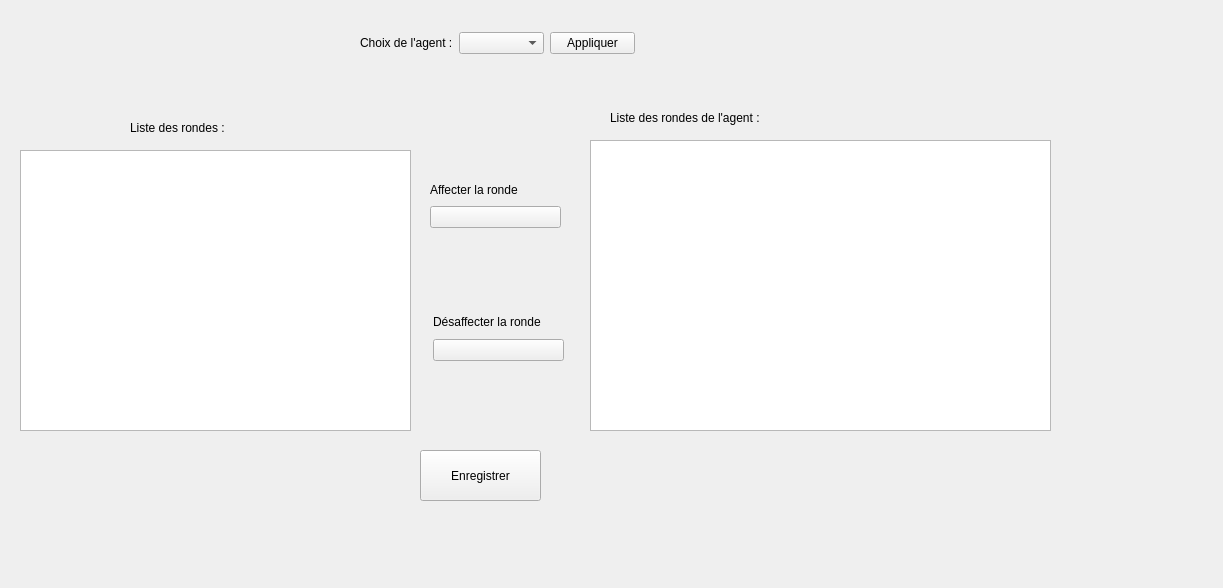
<?xml version="1.0" encoding="UTF-8"?>
<ui version="4.0">
 <class>IHMAssociation</class>
 <widget class="QWidget" name="IHMAssociation">
  <property name="geometry">
   <rect>
    <x>0</x>
    <y>0</y>
    <width>1223</width>
    <height>588</height>
   </rect>
  </property>
  <property name="windowTitle">
   <string>Form</string>
  </property>
  <widget class="QListView" name="listViewRondes">
   <property name="geometry">
    <rect>
     <x>20</x>
     <y>150</y>
     <width>391</width>
     <height>281</height>
    </rect>
   </property>
  </widget>
  <widget class="QLabel" name="label_2">
   <property name="geometry">
    <rect>
     <x>130</x>
     <y>120</y>
     <width>101</width>
     <height>16</height>
    </rect>
   </property>
   <property name="text">
    <string>Liste des rondes :</string>
   </property>
  </widget>
  <widget class="QLabel" name="label_3">
   <property name="geometry">
    <rect>
     <x>610</x>
     <y>110</y>
     <width>171</width>
     <height>16</height>
    </rect>
   </property>
   <property name="text">
    <string>Liste des rondes de l'agent :</string>
   </property>
  </widget>
  <widget class="QListView" name="listViewRondesAssociees">
   <property name="geometry">
    <rect>
     <x>590</x>
     <y>140</y>
     <width>461</width>
     <height>291</height>
    </rect>
   </property>
  </widget>
  <widget class="QPushButton" name="pushButton_4">
   <property name="geometry">
    <rect>
     <x>420</x>
     <y>450</y>
     <width>121</width>
     <height>51</height>
    </rect>
   </property>
   <property name="text">
    <string>Enregistrer</string>
   </property>
  </widget>
  <widget class="QWidget" name="layoutWidget">
   <property name="geometry">
    <rect>
     <x>360</x>
     <y>30</y>
     <width>275</width>
     <height>26</height>
    </rect>
   </property>
   <layout class="QHBoxLayout" name="horizontalLayout">
    <item>
     <widget class="QLabel" name="label">
      <property name="text">
       <string>Choix de l'agent :</string>
      </property>
     </widget>
    </item>
    <item>
     <widget class="QComboBox" name="comboBoxNomAgents"/>
    </item>
    <item>
     <widget class="QPushButton" name="pushButton">
      <property name="text">
       <string>Appliquer</string>
      </property>
     </widget>
    </item>
   </layout>
  </widget>
  <widget class="QWidget" name="layoutWidget">
   <property name="geometry">
    <rect>
     <x>430</x>
     <y>180</y>
     <width>131</width>
     <height>48</height>
    </rect>
   </property>
   <layout class="QVBoxLayout" name="verticalLayout">
    <item>
     <widget class="QLabel" name="label_4">
      <property name="text">
       <string>Affecter la ronde</string>
      </property>
     </widget>
    </item>
    <item>
     <widget class="QPushButton" name="pushButton_2">
      <property name="text">
       <string/>
      </property>
      <property name="icon">
       <iconset resource="Images.qrc">
        <normaloff>:/img/images/droiteIcon.png</normaloff>:/img/images/droiteIcon.png</iconset>
      </property>
     </widget>
    </item>
   </layout>
  </widget>
  <widget class="QWidget" name="layoutWidget">
   <property name="geometry">
    <rect>
     <x>433</x>
     <y>310</y>
     <width>131</width>
     <height>51</height>
    </rect>
   </property>
   <layout class="QVBoxLayout" name="verticalLayout_2">
    <item>
     <widget class="QLabel" name="label_5">
      <property name="text">
       <string>Désaffecter la ronde</string>
      </property>
     </widget>
    </item>
    <item>
     <widget class="QPushButton" name="pushButton_3">
      <property name="text">
       <string/>
      </property>
      <property name="icon">
       <iconset resource="Images.qrc">
        <normaloff>:/img/images/gaucheIcon.png</normaloff>:/img/images/gaucheIcon.png</iconset>
      </property>
     </widget>
    </item>
   </layout>
  </widget>
 </widget>
 <resources>
  <include location="Images.qrc"/>
 </resources>
 <connections/>
</ui>
